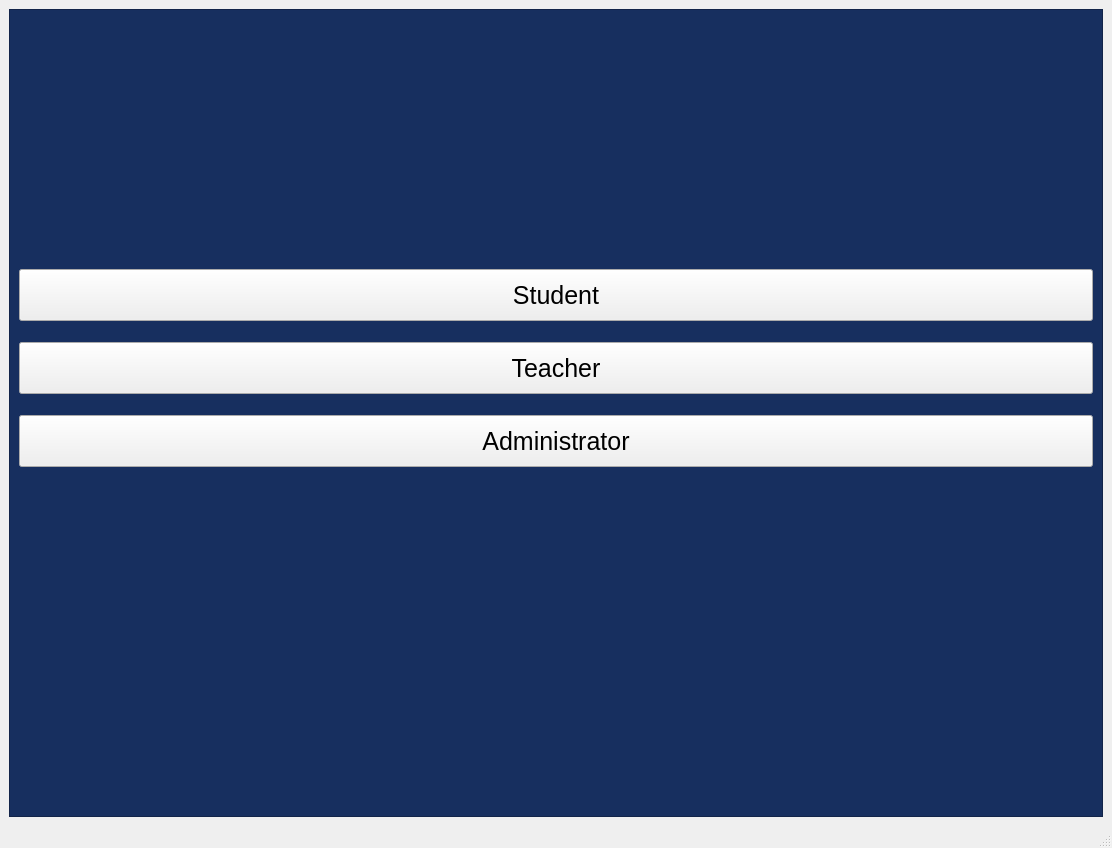
<?xml version="1.0" encoding="UTF-8"?>
<ui version="4.0">
 <class>MainWindow</class>
 <widget class="QMainWindow" name="MainWindow">
  <property name="geometry">
   <rect>
    <x>0</x>
    <y>0</y>
    <width>1112</width>
    <height>848</height>
   </rect>
  </property>
  <property name="windowTitle">
   <string>MainWindow</string>
  </property>
  <property name="styleSheet">
   <string notr="true">#mainframe{
background-color:#172F5F;
}

#stdbtn{
color:black;
font-size:25px;
margin-top:250px;
height:50px;
width:100px;
}

#teabtn{
color:black;
font-size:25px;
margin-top:15px;
height:50px;
width:100px;
}

#admbtn{
color:black;
font-size:25px;
margin-top:15px;
height:50px;
width:100px;
}

#stdbtn:hover{
border:2px solid green;
color:green;
background-color:white;
}

#teabtn:hover{
border:2px solid green;
color:green;
background-color:white;
}

#admbtn:hover{
border:2px solid green;
color:green;
background-color:white;
}



</string>
  </property>
  <widget class="QWidget" name="centralwidget">
   <layout class="QGridLayout" name="gridLayout">
    <item row="0" column="0">
     <widget class="QFrame" name="mainframe">
      <property name="frameShape">
       <enum>QFrame::StyledPanel</enum>
      </property>
      <property name="frameShadow">
       <enum>QFrame::Raised</enum>
      </property>
      <layout class="QFormLayout" name="formLayout">
       <item row="0" column="0" colspan="2">
        <widget class="QPushButton" name="stdbtn">
         <property name="cursor">
          <cursorShape>PointingHandCursor</cursorShape>
         </property>
         <property name="text">
          <string>Student</string>
         </property>
        </widget>
       </item>
       <item row="1" column="0" colspan="2">
        <widget class="QPushButton" name="teabtn">
         <property name="cursor">
          <cursorShape>PointingHandCursor</cursorShape>
         </property>
         <property name="text">
          <string>Teacher</string>
         </property>
        </widget>
       </item>
       <item row="2" column="0" colspan="2">
        <widget class="QPushButton" name="admbtn">
         <property name="cursor">
          <cursorShape>PointingHandCursor</cursorShape>
         </property>
         <property name="text">
          <string>Administrator</string>
         </property>
        </widget>
       </item>
      </layout>
     </widget>
    </item>
   </layout>
  </widget>
  <widget class="QStatusBar" name="statusbar"/>
 </widget>
 <resources/>
 <connections/>
</ui>
